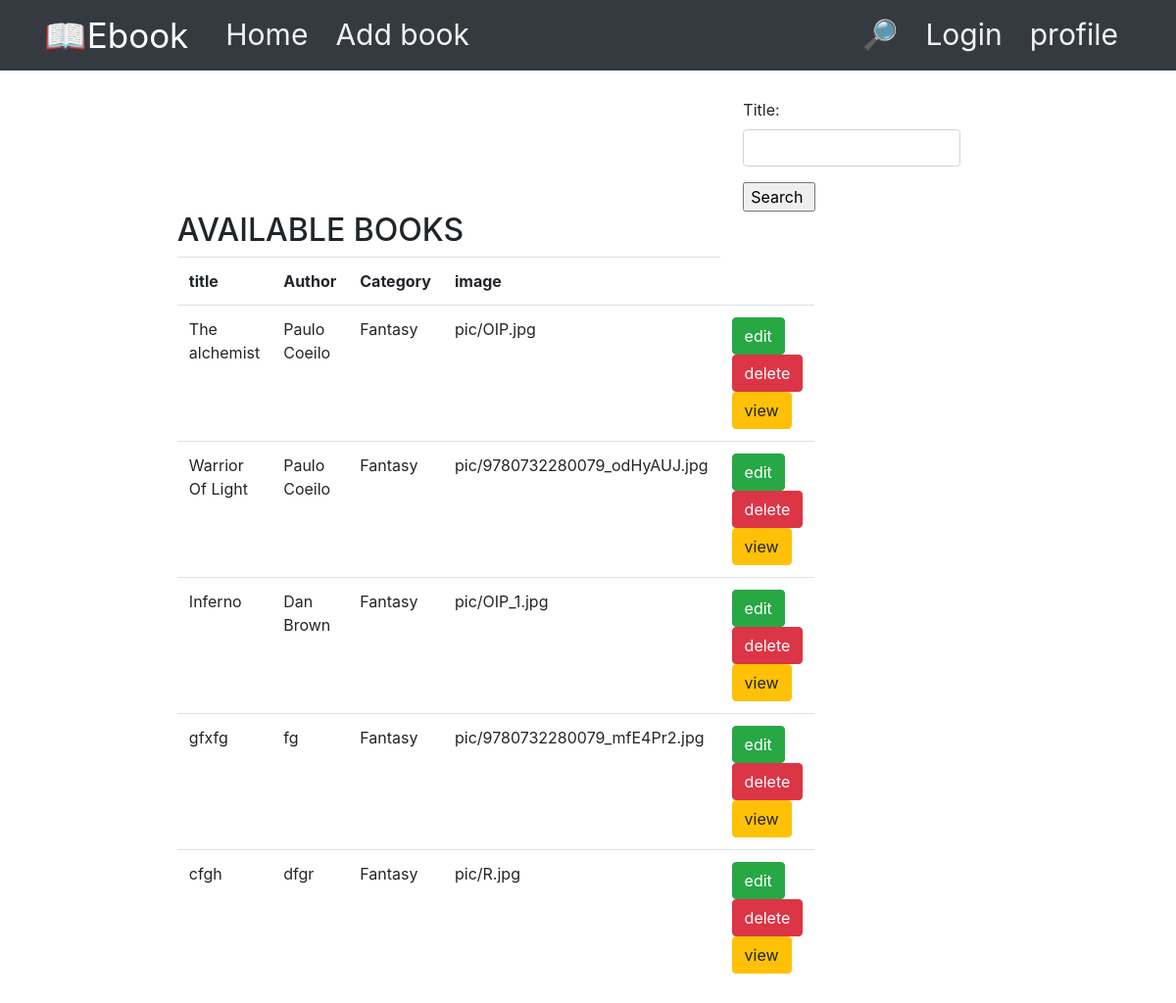
The app's page /getbooks (signed in), older data.
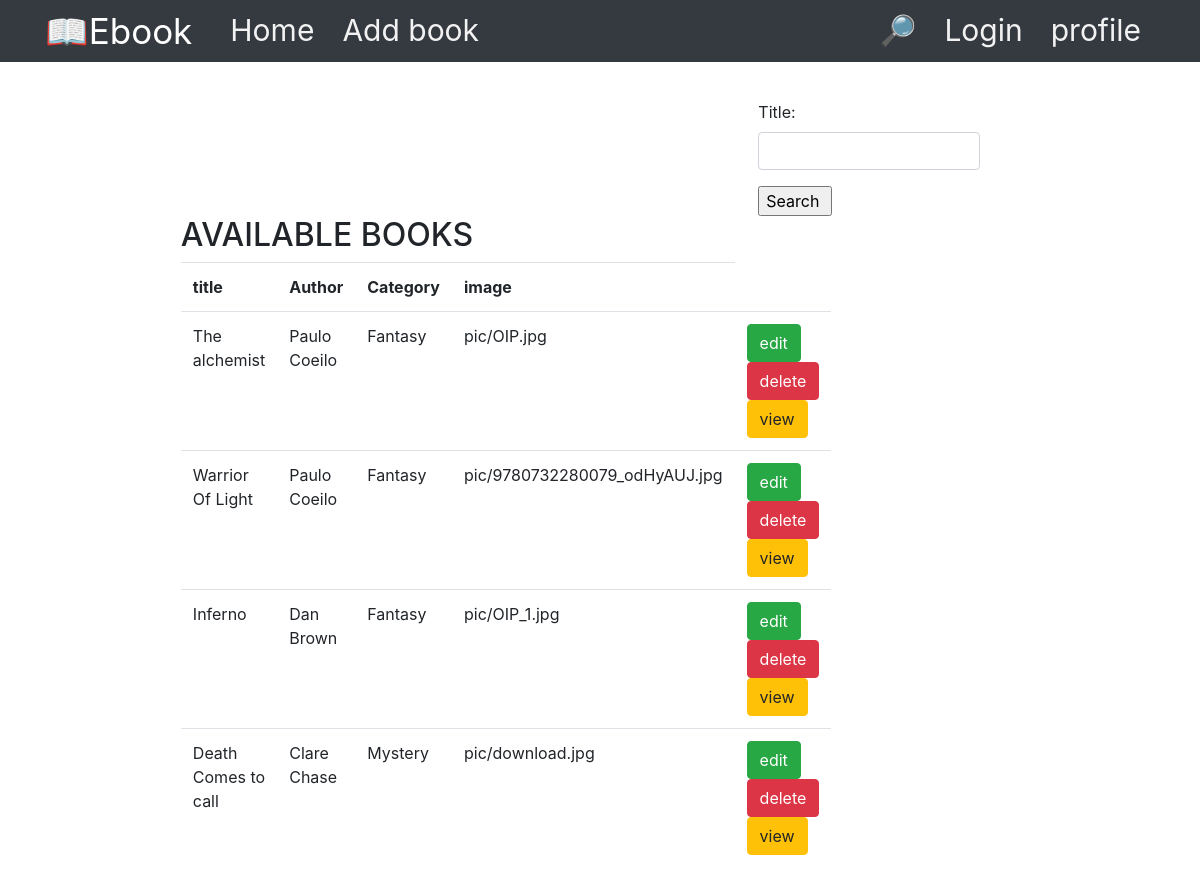
The same page, newer data.
### ebook/models.py (models this page shows)
class Books(models.Model):
    CATEGORY = (
        ('Fantasy','Fantasy'),
        ('Literary','Literary'),
        ('Mystery','Mystery'),
        ('Non-Fiction','Non-Fiction'),
        ('Science','Science'),
        ('Fiction','Fiction'),
        ('Thriller','Thriller'),
    )
    STAR = (
        ("1", "One"),
        ("2", "Two"),
        ("3", "Three"),
        ("4", "Four"),
        ("5", "Five"),
    )
    title = models.CharField(max_length=100, null=True)
    category = models.CharField(max_length=200, choices=CATEGORY, default='')
    author = models.CharField(max_length=100, null=True)
    rating = models.CharField(max_length=200, choices=STAR, default='')
    favourites = models.BooleanField(default='')
    image = models.ImageField(upload_to='pic',blank=True)
    user = models.ForeignKey(User, on_delete=models.CASCADE, null=True)

### ebook/views.py (the view, shortened to what this page needs)
# urls.py: path("getbooks", get_books, name="search"),
def get_books(request):
    if request.user.is_authenticated:
        form = SearchForm()
        context = {}
        boks = Books.objects.all()
        context["boks"] = boks
        context["form"] = form
        return render(request, "list.html", context)
    else:
        return redirect("home")

### ebook/forms.py
class SearchForm(forms.Form):
    title=forms.CharField(max_length=50,widget=(forms.TextInput(attrs={'class':"form-control"})))

### ebook/templates/list.html (shortened to what this page needs)
{% extends "base.html" %}
{% block content %}
<div class="col-md-10">
<div class="container">
    <div class="row">
        <div class="col-4"></div>
        <div class="col-4"></div>
        <div class="col-4">
            <form action="" method="post"style="margin-left:80px;margin-top:100px">
                {{form.as_p}}
                <input  type="submit" value="Search ">
            </form>
        </div>
    </div>
    <div class="row">
        <div class="col-2"></div>
        <div class="col-8">
            <h2>AVAILABLE BOOKS</h2>
            <table class="table mt-6 ">
                <tr>
                    <th>title</th>
                    <th>Author</th>
                    <th>Category</th>
                    <th>image</th>
                </tr>
                {%if boks%}
                {%for book in boks%}
                <tr>
                    <td>{{book.title}}</td>
                    <td>{{book.author}}</td>
                    <td>{{book.category}}</td>
                    <td>{{book.image}}</td>
                <td>
                    <a class="btn btn-success ms-2" href="{%url 'change' book.id%}">edit</a>
                    <a class="btn btn-danger ms-2" href="{%url 'remove' book.id%}">delete</a>
                    <a class="btn btn-warning ms-2" href="{%url 'details' book.id%}">view</a>
                </td>
                </tr>
                {% endfor %}
                {% else %}
                <tr>
                    <td colspan="8">
                        <h3>NO Books Found</h3>
                    </td>
                </tr>
                {%endif%}
            </table>
        </div>
    </div>
</div>
</div>
{% endblock content %}

Row changes from the older to the newer data that the page shows:
removed Books: title "gfxfg", author "fg", category "Fantasy", image "pic/9780732280079_mfE4Pr2.jpg"
removed Books: title "cfgh", author "dfgr", category "Fantasy", image "pic/R.jpg"
added Books: title "Death Comes to call", author "Clare Chase", category "Mystery", image "pic/download.jpg"
